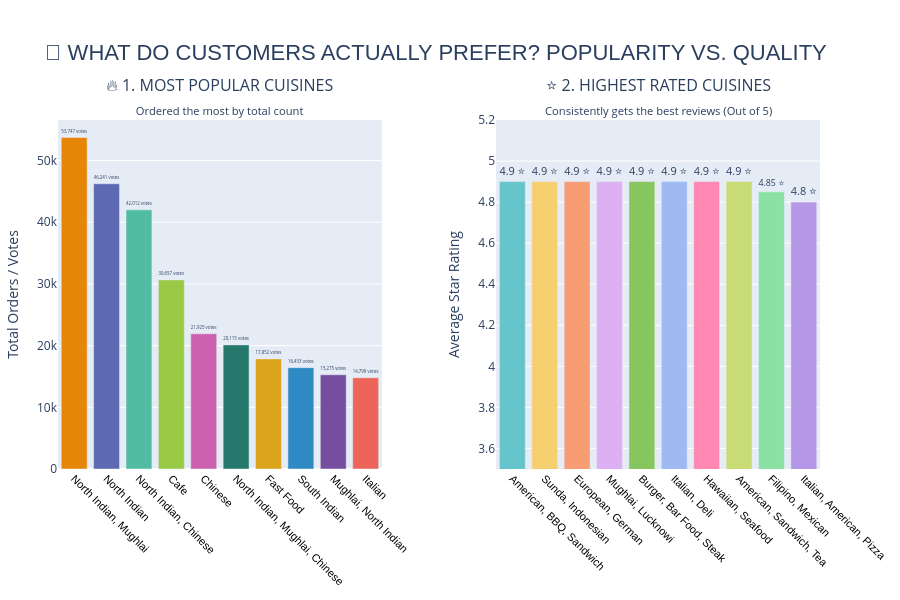

Notebook code for this chart:
### Code cell
import pandas as pd
import plotly.express as px
from plotly.subplots import make_subplots
import plotly.graph_objects as go

# 1. Load and clean the dataset
df = pd.read_csv('../data/Dataset.csv')
df_clean = df.dropna(subset=['Cuisines']).copy()

print("--- Level 3, Task 2: Ultra-Clear Customer Preference Analysis ---\n")

# --- PREPARE DATA 1: Most Popular (Most Voted) ---
cuisine_votes = df_clean.groupby('Cuisines')['Votes'].sum().reset_index()
top_10_popular = cuisine_votes.sort_values(by='Votes', ascending=False).head(10)

# --- PREPARE DATA 2: Highest Rated (Best Reviewed with Min. 1000 Votes) ---
cuisine_ratings = df_clean.groupby('Cuisines').agg({'Aggregate rating': 'mean', 'Votes': 'sum'}).reset_index()
popular_cuisines = cuisine_ratings[cuisine_ratings['Votes'] > 1000]
top_10_rated = popular_cuisines.sort_values(by='Aggregate rating', ascending=False).head(10)
top_10_rated['Aggregate rating'] = top_10_rated['Aggregate rating'].round(2)


# 2. Create a Side-by-Side Super Dashboard
fig = make_subplots(
    rows=1, cols=2, 
    subplot_titles=(
        "🔥 1. MOST POPULAR CUISINES<br><sub>Ordered the most by total count</sub>", 
        "⭐ 2. HIGHEST RATED CUISINES<br><sub>Consistently gets the best reviews (Out of 5)</sub>"
    ),
    horizontal_spacing=0.15
)

# Add Left Chart: Popularity Bars
fig.add_trace(
    go.Bar(
        x=top_10_popular['Cuisines'],
        y=top_10_popular['Votes'],
        text=top_10_popular['Votes'].apply(lambda x: f"{x:,} votes"),
        textposition='outside',
        marker=dict(color=px.colors.qualitative.Vivid[:10]), # Vibrant, distinct colors
        name="Popularity"
    ),
    row=1, col=1
)

# Add Right Chart: Rating Bars
fig.add_trace(
    go.Bar(
        x=top_10_rated['Cuisines'],
        y=top_10_rated['Aggregate rating'],
        text=top_10_rated['Aggregate rating'].apply(lambda x: f"{x} ⭐"),
        textposition='outside',
        marker=dict(color=px.colors.qualitative.Pastel[:10]), # Distinct contrasting colors
        name="Rating"
    ),
    row=1, col=2
)

# 3. Polish the layout for maximum clarity (Large fonts, bold text)
fig.update_layout(
    title_text="🍕 WHAT DO CUSTOMERS ACTUALLY PREFER? POPULARITY VS. QUALITY",
    title_font_size=22,
    title_font_family="Arial",
    showlegend=False,
    height=600,
    margin=dict(t=120, b=120, l=50, r=50)
)

# Adjust axes labels and spacing so cuisine names don't overlap
fig.update_xaxes(tickangle=45, tickfont=dict(size=11, family="Arial", color="black"))
fig.update_yaxes(title_text="Total Orders / Votes", row=1, col=1)
fig.update_yaxes(title_text="Average Star Rating", range=[3.5, 5.2], row=1, col=2)

fig.show()

### Figure 1 — Plotly figure (JSON) as saved in the notebook; plotly's stock layout.template omitted (floating-point values rounded to 4 significant figures)
{"data": [{"marker": {"color": ["rgb(229, 134, 6)", "rgb(93, 105, 177)", "rgb(82, 188, 163)", "rgb(153, 201, 69)", "rgb(204, 97, 176)", "rgb(36, 121, 108)", "rgb(218, 165, 27)", "rgb(47, 138, 196)", "rgb(118, 78, 159)", "rgb(237, 100, 90)"]}, "name": "Popularity", "text": ["53,747 votes", "46,241 votes", "42,012 votes", "30,657 votes", "21,925 votes", "20,115 votes", "17,852 votes", "16,433 votes", "15,275 votes", "14,799 votes"], "textposition": "outside", "type": "bar", "x": ["North Indian, Mughlai", "North Indian", "North Indian, Chinese", "Cafe", "Chinese", "North Indian, Mughlai, Chinese", "Fast Food", "South Indian", "Mughlai, North Indian", "Italian"], "xaxis": "x", "y": [53747, 46241, 42012, 30657, 21925, 20115, 17852, 16433, 15275, 14799], "yaxis": "y"}, {"marker": {"color": ["rgb(102, 197, 204)", "rgb(246, 207, 113)", "rgb(248, 156, 116)", "rgb(220, 176, 242)", "rgb(135, 197, 95)", "rgb(158, 185, 243)", "rgb(254, 136, 177)", "rgb(201, 219, 116)", "rgb(139, 224, 164)", "rgb(180, 151, 231)"]}, "name": "Rating", "text": ["4.9 ⭐", "4.9 ⭐", "4.9 ⭐", "4.9 ⭐", "4.9 ⭐", "4.9 ⭐", "4.9 ⭐", "4.9 ⭐", "4.85 ⭐", "4.8 ⭐"], "textposition": "outside", "type": "bar", "x": ["American, BBQ, Sandwich", "Sunda, Indonesian", "European, German", "Mughlai, Lucknowi", "Burger, Bar Food, Steak", "Italian, Deli", "Hawaiian, Seafood", "American, Sandwich, Tea", "Filipino, Mexican", "Italian, American, Pizza"], "xaxis": "x2", "y": [4.9, 4.9, 4.9, 4.9, 4.9, 4.9, 4.9, 4.9, 4.85, 4.8], "yaxis": "y2"}], "layout": {"annotations": [{"font": {"size": 16}, "showarrow": false, "text": "🔥 1. MOST POPULAR CUISINES<br><sub>Ordered the most by total count</sub>", "x": 0.2125, "xanchor": "center", "xref": "paper", "y": 1, "yanchor": "bottom", "yref": "paper"}, {"font": {"size": 16}, "showarrow": false, "text": "⭐ 2. HIGHEST RATED CUISINES<br><sub>Consistently gets the best reviews (Out of 5)</sub>", "x": 0.7875, "xanchor": "center", "xref": "paper", "y": 1, "yanchor": "bottom", "yref": "paper"}], "height": 600, "margin": {"b": 120, "l": 50, "r": 50, "t": 120}, "showlegend": false, "title": {"font": {"family": "Arial", "size": 22}, "text": "🍕 WHAT DO CUSTOMERS ACTUALLY PREFER? POPULARITY VS. QUALITY"}, "xaxis": {"anchor": "y", "domain": [0, 0.425], "tickangle": 45, "tickfont": {"color": "black", "family": "Arial", "size": 11}}, "xaxis2": {"anchor": "y2", "domain": [0.575, 1], "tickangle": 45, "tickfont": {"color": "black", "family": "Arial", "size": 11}}, "yaxis": {"anchor": "x", "domain": [0, 1], "title": {"text": "Total Orders / Votes"}}, "yaxis2": {"anchor": "x2", "domain": [0, 1], "range": [3.5, 5.2], "title": {"text": "Average Star Rating"}}}}
